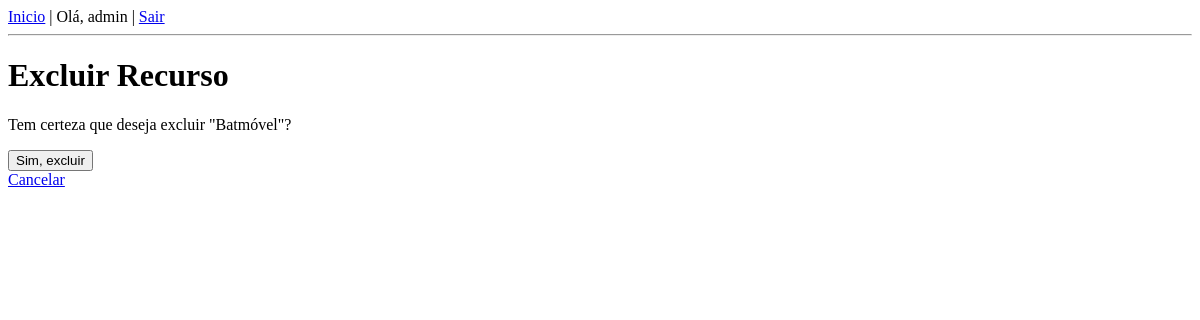
Before: /resources/deletar/1/ (signed in) with the older database file.
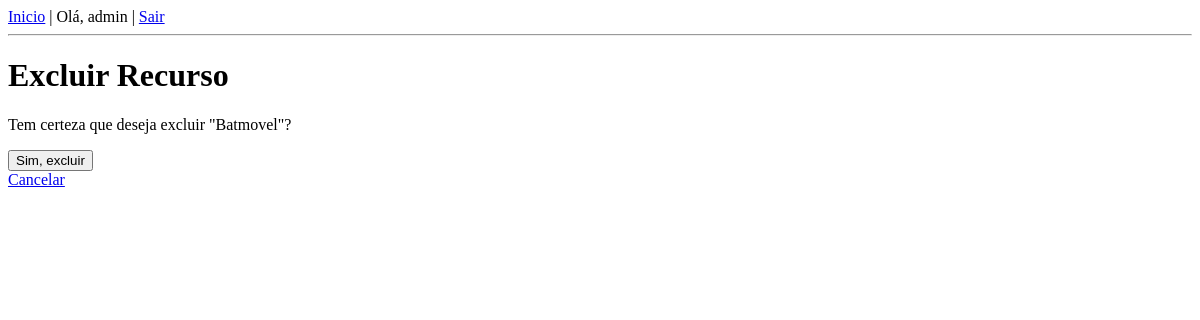
After: the same page with the newer database file.
### resources/models.py (models this page shows, shortened)
class Resource(models.Model):
        nome = models.CharField(max_length=100)
        tipo = models.CharField(max_length=100)
        descricao = models.TextField(blank=True, null=True)
        criado_em = models.DateTimeField(auto_now_add=True)

### users/decorators.py (the view)
        def wrapper(request, *args, **kwargs):
            if not request.user.is_authenticated:
                return redirect('login')
            if request.user.role not in roles:
                messages.error(request, "Você não tem permissão para acessar esta página.")
                return redirect('listar_recursos')
            return view_func(request, *args, **kwargs)

### resources/views.py (called while the page is built)
@role_required(['admin'])
def deletar_recurso(request, id):
    recurso = get_object_or_404(Resource, id=id)
    if request.method == "Post":
        recurso.delete()
        return redirect("listar+recursos")
    return render(request, "resources/deletar.html", {"recurso": recurso})

### resources/templates/resources/deletar.html (shortened to what this page needs)
{% extends "base.html" %}
{% block content %}
<h1>Excluir Recurso</h1>
<p>Tem certeza que deseja excluir "{{ recurso.nome }}"?</p>
<form method="post">
  <button type="submit">Sim, excluir</button>
</form>
<a href="{% url 'listar_recursos' %}">Cancelar</a>
{% endblock %}

Changed rows visible on the page:
changed Resource: nome "Batmóvel" → "Batmovel"
